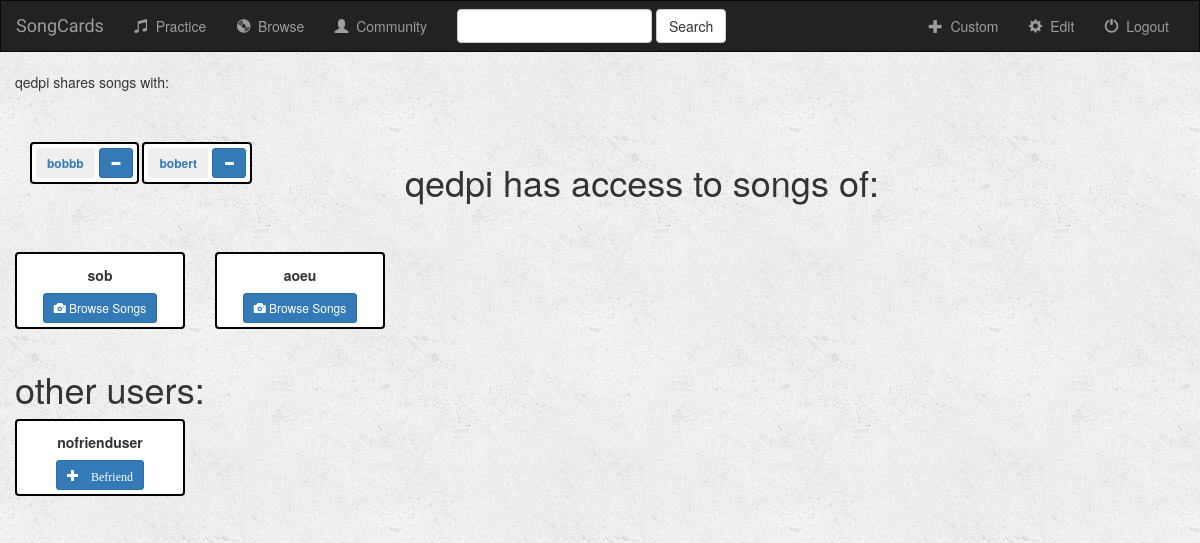
Screenshot of /cards/friends (signed in) with the database file from the repository.
### users/models.py (models this page shows, shortened)
class Friendship(models.Model):
    to_user = models.ForeignKey(User, related_name="friends")
    from_user = models.ForeignKey(User, related_name="reverse_friends")
    objects = FriendshipManager()
    class Meta:
        unique_together=('to_user', 'from_user',)

### cards/views.py (the view)
class UserFriendListView(generic.ListView):
    template_name = 'cards/users_friend_list.html'
    context_object_name = 'friends'
    def get_queryset(self):
        query = self.request.GET.get("q")
        want = Friendship.objects.friends_for_user(user=self.request.user)
        return want
    def get_context_data(self, **kwargs): # possible have *args as well, include in both function and below
        context = super(UserFriendListView, self).get_context_data(**kwargs)
        context['shares_with_me'] = Friendship.objects.friends_of_user(user=self.request.user)
        context['users'] = [u for u in User.objects.all()
                            if not Friendship.objects.is_friend_either(u, self.request.user)
                            and u != self.request.user]
        return context

### users/models.py (called while the page is built)
    def friends_for_user(self, user):
        return self.filter(from_user=user)#.prefetch_related("user_set")

    def friends_of_user(self, user):
        return self.filter(to_user=user)#.prefetch_related("user_set")

    def is_friend_either(self, user1, user2):
        return len(self.friends_for_user(user=user1)) + len(self.friends_of_user(user=user1)) > 0

### cards/templates/cards/users_friend_list.html
{% extends 'cards/base.html' %}
{% block body %}
<div class="albums-container container-fluid">
    <p> {{ user.username }} shares songs with:</p><br><br>
    <div class="col-sm-4 col-md-4">
        {% if friends %}
            {% for friend in friends %}
                    <div class="thumbnail center" style="display: inline-block">
                        <a href="{{ card.card_audio }}" target="_blank">
                            <button class="btn btn-secondary btn-sm">
                            <span><b>{{ friend.to_user.username }}</b></span></button></a>
                        <a href="{{ card.card_audio }}" target="_blank">
                            <button type="submit" class="btn btn-primary btn-sm">
                            <span class="glyphicon glyphicon-minus" title="Unfriend"></span></button></a>
                    </div>
            {% endfor %}
        {% endif %}
    </div>
    <h1> {{ user.username }} has access to songs of:</h1><br><br>
    <div class="row">
        {% if shares_with_me %}
            {% for friend in shares_with_me %}
                <div class="col-sm-3 col-lg-2">
                    <div class="thumbnail center">
                        <h5><b>{{ friend.from_user.username }}</b></h5>
                        <a href="{{ card.card_audio }}" target="_blank">
                            <button type="submit" class="btn btn-primary btn-sm">
                                <span class="glyphicon glyphicon-camera"></span>  Browse Songs</button></a>
                    </div>
                </div>
            {% endfor %}
        {% endif %}
    </div>
    <h1> other users: </h1>
    <div class="row">
        {% if users %}
            {% for other_user in users %}
                <div class="col-sm-3 col-lg-2">
                    <div class="thumbnail center">
                        <h5><b>{{ other_user.username }}</b></h5>
                        <a href="{{ card.card_audio }}" target="_blank">
                            <button type="submit" class="btn btn-primary btn-sm">
                            <span class="glyphicon glyphicon-plus"> Befriend</span></button></a>
                    </div>
                </div>
            {% endfor %}
        {% endif %}
    </div>
</div>
{% endblock %}

### cards/static/cards/style.css (style rules this page uses)
body { background: white url("images/background.png"); }
.center { text-align: center; }
.thumbnail { border: #000000 .2em solid; }

### rows the page displays
Friendship: to_user.username "bobbb"
Friendship: to_user.username "bobert"
Friendship: from_user.username "sob"
Friendship: from_user.username "aoeu"

### other values shown
{{ user.username }} "qedpi"
{{ other_user.username }} "nofrienduser"
